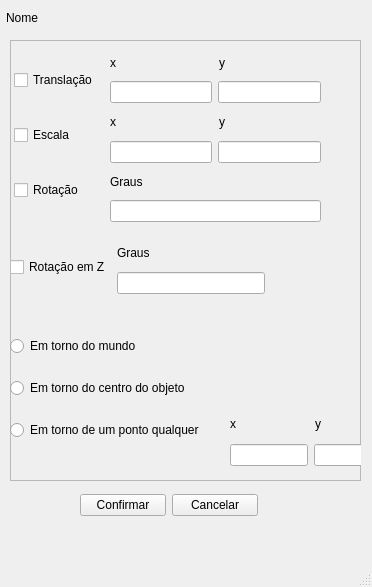
<?xml version="1.0" encoding="UTF-8"?>
<ui version="4.0">
 <class>MainWindow</class>
 <widget class="QMainWindow" name="MainWindow">
  <property name="geometry">
   <rect>
    <x>0</x>
    <y>0</y>
    <width>372</width>
    <height>587</height>
   </rect>
  </property>
  <property name="windowTitle">
   <string>MainWindow</string>
  </property>
  <widget class="QWidget" name="centralwidget">
   <widget class="QLabel" name="labelName">
    <property name="geometry">
     <rect>
      <x>6</x>
      <y>2</y>
      <width>321</width>
      <height>31</height>
     </rect>
    </property>
    <property name="text">
     <string>Nome</string>
    </property>
   </widget>
   <widget class="QFrame" name="frame">
    <property name="geometry">
     <rect>
      <x>10</x>
      <y>40</y>
      <width>351</width>
      <height>441</height>
     </rect>
    </property>
    <property name="frameShape">
     <enum>QFrame::StyledPanel</enum>
    </property>
    <property name="frameShadow">
     <enum>QFrame::Raised</enum>
    </property>
    <widget class="QWidget" name="layoutWidget">
     <property name="geometry">
      <rect>
       <x>4</x>
       <y>1</y>
       <width>94</width>
       <height>191</height>
      </rect>
     </property>
     <layout class="QVBoxLayout" name="verticalLayout">
      <item>
       <widget class="QCheckBox" name="translationCheckbox">
        <property name="text">
         <string>Translação</string>
        </property>
       </widget>
      </item>
      <item>
       <widget class="QCheckBox" name="scalingCheckbox">
        <property name="text">
         <string>Escala</string>
        </property>
       </widget>
      </item>
      <item>
       <widget class="QCheckBox" name="rotationCheckbox">
        <property name="text">
         <string>Rotação</string>
        </property>
       </widget>
      </item>
     </layout>
    </widget>
    <widget class="QWidget" name="layoutWidget">
     <property name="geometry">
      <rect>
       <x>100</x>
       <y>10</y>
       <width>211</width>
       <height>172</height>
      </rect>
     </property>
     <layout class="QVBoxLayout" name="verticalLayout_2">
      <item>
       <layout class="QHBoxLayout" name="horizontalLayout_3">
        <item>
         <widget class="QLabel" name="label">
          <property name="text">
           <string>x</string>
          </property>
         </widget>
        </item>
        <item>
         <widget class="QLabel" name="label_2">
          <property name="text">
           <string>y</string>
          </property>
         </widget>
        </item>
       </layout>
      </item>
      <item>
       <layout class="QHBoxLayout" name="horizontalLayout">
        <item>
         <widget class="QLineEdit" name="lineEdit"/>
        </item>
        <item>
         <widget class="QLineEdit" name="lineEdit_2"/>
        </item>
       </layout>
      </item>
      <item>
       <layout class="QHBoxLayout" name="horizontalLayout_4">
        <item>
         <widget class="QLabel" name="label_6">
          <property name="text">
           <string>x</string>
          </property>
         </widget>
        </item>
        <item>
         <widget class="QLabel" name="label_7">
          <property name="text">
           <string>y</string>
          </property>
         </widget>
        </item>
       </layout>
      </item>
      <item>
       <layout class="QHBoxLayout" name="horizontalLayout_2">
        <item>
         <widget class="QLineEdit" name="lineEdit_4"/>
        </item>
        <item>
         <widget class="QLineEdit" name="lineEdit_5"/>
        </item>
       </layout>
      </item>
      <item>
       <widget class="QLabel" name="label_3">
        <property name="text">
         <string>Graus</string>
        </property>
       </widget>
      </item>
      <item>
       <widget class="QLineEdit" name="lineEdit_3"/>
      </item>
     </layout>
    </widget>
    <widget class="QWidget" name="layoutWidget">
     <property name="geometry">
      <rect>
       <x>0</x>
       <y>280</y>
       <width>220</width>
       <height>139</height>
      </rect>
     </property>
     <layout class="QVBoxLayout" name="verticalLayout_3">
      <item>
       <widget class="QRadioButton" name="radioAroundWorld">
        <property name="text">
         <string>Em torno do mundo</string>
        </property>
       </widget>
      </item>
      <item>
       <widget class="QRadioButton" name="radioAroundObjectCenter">
        <property name="text">
         <string>Em torno do centro do objeto</string>
        </property>
       </widget>
      </item>
      <item>
       <widget class="QRadioButton" name="radioAnyPoint">
        <property name="text">
         <string>Em torno de um ponto qualquer</string>
        </property>
       </widget>
      </item>
     </layout>
    </widget>
    <widget class="QWidget" name="layoutWidget">
     <property name="geometry">
      <rect>
       <x>220</x>
       <y>370</y>
       <width>163</width>
       <height>56</height>
      </rect>
     </property>
     <layout class="QVBoxLayout" name="verticalLayout_4">
      <item>
       <layout class="QHBoxLayout" name="horizontalLayout_8">
        <item>
         <widget class="QLabel" name="label_8">
          <property name="text">
           <string>x</string>
          </property>
         </widget>
        </item>
        <item>
         <widget class="QLabel" name="label_9">
          <property name="text">
           <string>y</string>
          </property>
         </widget>
        </item>
       </layout>
      </item>
      <item>
       <layout class="QHBoxLayout" name="horizontalLayout_9">
        <item>
         <widget class="QLineEdit" name="lineEdit_8"/>
        </item>
        <item>
         <widget class="QLineEdit" name="lineEdit_9"/>
        </item>
       </layout>
      </item>
     </layout>
    </widget>
    <widget class="QWidget" name="">
     <property name="geometry">
      <rect>
       <x>0</x>
       <y>200</y>
       <width>255</width>
       <height>54</height>
      </rect>
     </property>
     <layout class="QHBoxLayout" name="horizontalLayout_6">
      <item>
       <widget class="QCheckBox" name="rotationCheckbox_2">
        <property name="text">
         <string>Rotação em Z</string>
        </property>
       </widget>
      </item>
      <item>
       <layout class="QVBoxLayout" name="verticalLayout_5">
        <item>
         <widget class="QLabel" name="label_4">
          <property name="text">
           <string>Graus</string>
          </property>
         </widget>
        </item>
        <item>
         <widget class="QLineEdit" name="lineEdit_6"/>
        </item>
       </layout>
      </item>
     </layout>
    </widget>
   </widget>
   <widget class="QWidget" name="layoutWidget">
    <property name="geometry">
     <rect>
      <x>80</x>
      <y>490</y>
      <width>178</width>
      <height>30</height>
     </rect>
    </property>
    <layout class="QHBoxLayout" name="horizontalLayout_5">
     <item>
      <widget class="QPushButton" name="confirmTransformButton">
       <property name="text">
        <string>Confirmar</string>
       </property>
      </widget>
     </item>
     <item>
      <widget class="QPushButton" name="resetTransformButton">
       <property name="text">
        <string>Cancelar</string>
       </property>
      </widget>
     </item>
    </layout>
   </widget>
  </widget>
  <widget class="QMenuBar" name="menubar">
   <property name="geometry">
    <rect>
     <x>0</x>
     <y>0</y>
     <width>372</width>
     <height>22</height>
    </rect>
   </property>
  </widget>
  <widget class="QStatusBar" name="statusbar"/>
 </widget>
 <resources/>
 <connections/>
</ui>
